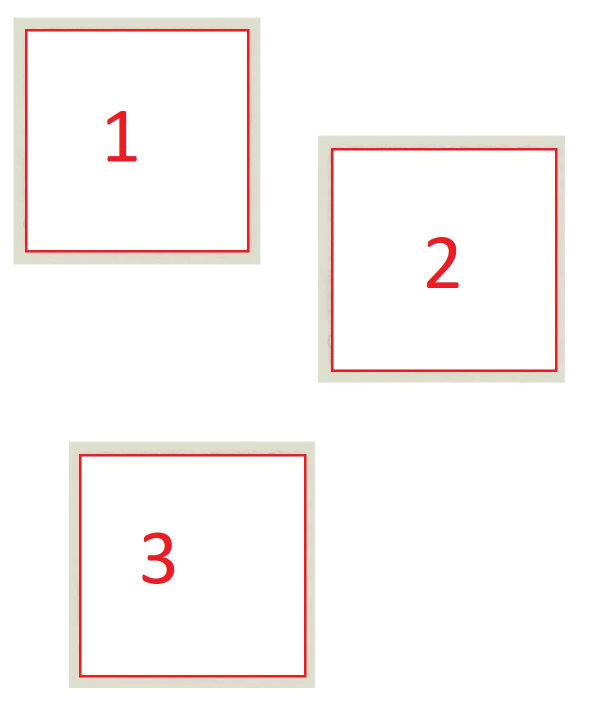
#> input picture cards/cards example.jpg, 1224 x 1432 px (shown at 1/2 size); its folder holds only this picture in this run
$ python main.py
#> lines starting #> are read from the running program, lines starting #| are printed output that depends on the picture
### working_with_files.py
import hashlib
from os import listdir, walk, remove
from os.path import isdir, getsize, join
from pathlib import Path
from typing import Iterator, List, Dict


def get_all_files_in_dir(repo: Path, extension: str = None) -> Iterator[Path]:
    if not repo.exists():
        raise Exception("directory not found")

    files = _get_list_of_files(repo)

    if extension:
        files = filter(lambda filename: str(filename).endswith(extension), files)

    return files


def _get_list_of_files(dir_name: Path) -> List[Path]:
    list_of_file = listdir(dir_name)
    all_files = []

    for entry in list_of_file:
        full_path = dir_name / entry

        if isdir(full_path):
            all_files += _get_list_of_files(full_path)
        else:
            all_files.append(full_path)

    return all_files


def file_read(file_path: Path):
    with open(file_path, mode='r', encoding="utf-8-sig") as fp:
        return fp.read()


# [6 lines left out: function file_write, not called in this run]


def all_files_in_directory_generator(directory: str, full_path: bool = False) -> Iterator[str]:
    if not isdir(directory):
        raise Exception("directory not found: ", directory)

    for (dir_path, _, file_names) in walk(directory):
        for file in file_names:
            local_file = join(dir_path, file) if full_path else file
            yield local_file

        break


# [8 lines left out: function chunk_reader, not called in this run]


def check_for_duplicates_and_remove_if_exist(from_path: str, _hash=hashlib.sha1) -> None:
    hashes = {}

    for file_path in all_files_in_directory_generator(from_path, full_path=True):
        hash_obj = _hash()

        for chunk in chunk_reader(open(file_path, 'rb')):
            hash_obj.update(chunk)

        file_id = (hash_obj.digest(), getsize(file_path))
        duplicate = hashes.get(file_id, None)

        if duplicate:
            remove(file_path)
        else:
            hashes[file_id] = file_path

### main.py
import cv2 as cv

from paths import CARDS_PATH, RESULT_PATH
from working_with_files import get_all_files_in_dir, check_for_duplicates_and_remove_if_exist


def show_image(_image):
    cv.imshow("Image", _image)
    cv.waitKey(0)
    cv.destroyAllWindows()


def resize_card(_image):
    scale_percent = 27  # percent of original size
#> scale_percent = 27
    width = int(_image.shape[1] * scale_percent / 100)
#> width = 133
    height = int(_image.shape[0] * scale_percent / 100)
#> height = 134
    dim = (width, height)
#> dim = (133, 134)
    return cv.resize(_image, dim, interpolation=cv.INTER_AREA)
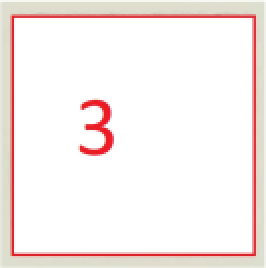
#> returned value: shape (134, 133, 3) (shown 2 times larger); mean of channels 0, 1, 2 236.7, 238.7, 248.1; drawn as B, G, R


def is_a_shape_of_expected_card_size(w):
    return 490 < w < 500


def detected_cards_generator(_image):
    img = cv.imread(str(_image))
    gray = cv.cvtColor(img, cv.COLOR_BGR2GRAY)
    ret, thresh = cv.threshold(gray, 250, 255, 0, cv.THRESH_BINARY)
    contours, hierarchy = cv.findContours(thresh, 1, 2)

    for idx, cnt in enumerate(contours):
        x1, y1 = cnt[0][0]
        approx = cv.approxPolyDP(cnt, 0.01 * cv.arcLength(cnt, True), True)

        if len(approx) != 4:
            continue

        x, y, w, h = cv.boundingRect(cnt)

        if not is_a_shape_of_expected_card_size(w):
            continue

        actual_card = img[y:y + h, x:x + w]
        yield actual_card

        # additionally pain rectangle on original image to manually check if all rectangles detected.
        cv.putText(img, 'Rectangle', (x1, y1), cv.FONT_HERSHEY_SIMPLEX, 0.6, (0, 255, 0), 2)
        img = cv.drawContours(img, [cnt], -1, (0, 255, 0), 3)


def save_image(_image, name=""):
    cv.imwrite(str(RESULT_PATH / f"{name}.jpg"), _image)


if __name__ == "__main__":
    images = get_all_files_in_dir(CARDS_PATH)
    image_number = 0

    for image in images:
        for detected in detected_cards_generator(image):
            resized = resize_card(detected)
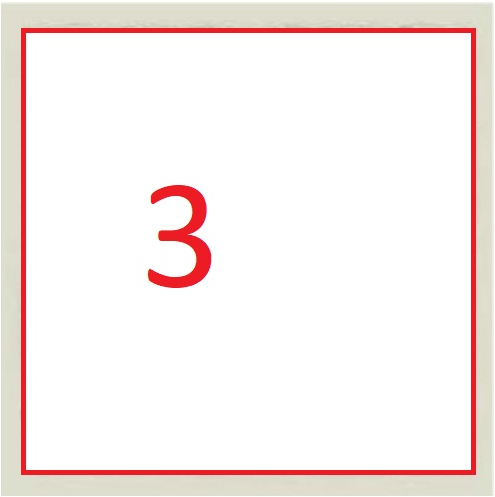
#> detected: shape (497, 495, 3); mean of channels 0, 1, 2 236.7, 238.7, 248.2; drawn as B, G, R
            save_image(resized, str(image_number))
            image_number += 1

#> (the run stopped early here; a loop or call above may not have finished)
